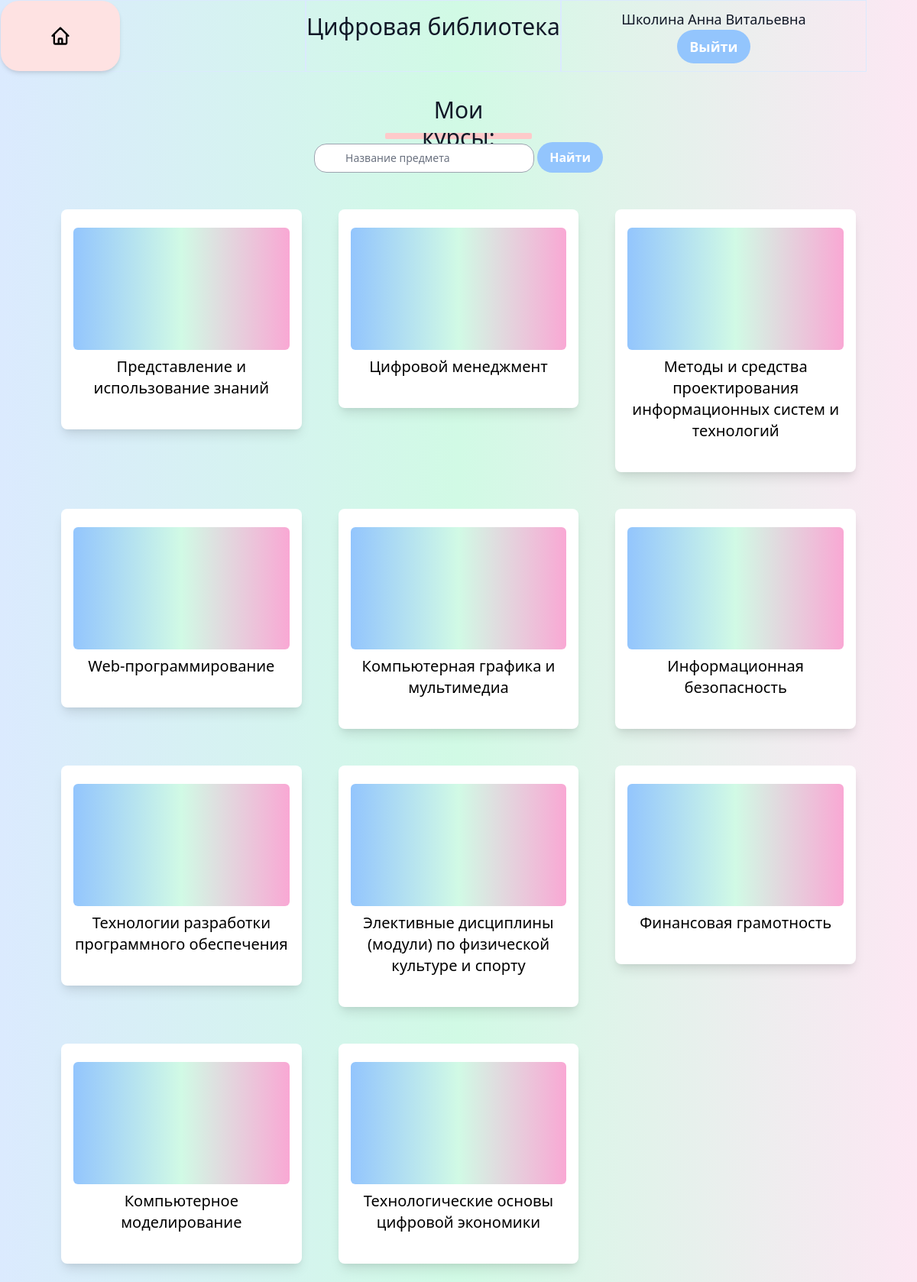
The page /disciplines (signed in) on the database its author committed.
### main/models.py (models this page shows, shortened)
class UserDiscipline(models.Model):
    user = models.ForeignKey(User, on_delete=models.CASCADE)
    discip = models.ForeignKey(Disciplines, on_delete=models.CASCADE)

class Disciplines(models.Model):
    name = models.CharField(max_length=200)
    class Meta:
        verbose_name_plural = 'Disciplines'
    def __str__(self):
        return self.name

### main/views.py (the view)
# urls.py: path('disciplines', views.disciplines, name='disciplines'),
def disciplines(request):
    userid = request.user.id
    discip = UserDiscipline.objects.filter(user=userid)
    return render(request, 'main/disciplines.html', {"discip": discip})

### main/templates/main/disciplines.html (shortened to what this page needs)
<!doctype html>
<html>
<head>
  <link href="https://unpkg.com/tailwindcss@^2/dist/tailwind.min.css" rel="stylesheet">
</head>
<body>
  <header class="flex  bg-gradient-to-r from-blue-100 via-green-100 to-pink-100" >
          <div class="flex items-center border border-blue-100 w-1/3">
               <a href="{% url  'home' %}">
              <div class="
          flex flex-col
          bg-red-100
          shadow-md
          px-2
          sm:px-6
          md:px-8
          lg:px-10
          py-8
          rounded-3xl
          w-30
          max-w-md">
              <button class="pl-6 pr-6">
              </button>
            </div>
               </a>
      </div>
          <div class="border border-blue-100 w-100%">
              <div class="mt-4 w-full  flex items-center  font-medium   text-2xl sm:text-3xl text-gray-900">
           Цифровая библиотека
        </div>
       </div>
          <div class=" border border-blue-100 sm:w-100% md:w-1/3">
              <div class="flex flex-col justify-center items-center h-full align-center w-full items-right font-medium text-lg sm:text-3lg text-gray-900">
                {{ user.last_name }} {{ user.first_name}}
                  <a href="{% url  'logout' %}">
                  <button class="bg-blue-300 hover:bg-blue-600 text-white font-bold py-2 px-4 rounded-full">
                    Выйти
                  </button>
                  </a>
        </div>
      </div>
      </header>
    <main class="flex-grow flex justify-center items-center bg-gradient-to-r from-blue-100 via-green-100 to-pink-100">
        <div class="mx-auto px-4 sm:px-8 py-2 text-center">
          <div class="text-center max-w-lg mx-auto mt-6 ">
            <div class="h-4 text-gray-500 w-40 block mx-auto rounded-sm">
              <div class="flex  items-center jorder text-xl sm:text-3xl text-gray-900">
           Мои курсы:
        </div>
              </div>
            <div class="h-2 text-red-400 w-64 mt-4 block mx-auto rounded-sm"></div>
            <div class="h-2 bg-red-200 w-48 mt-2 block mx-auto rounded-sm"></div>
          </div>
        <div class="flex flex-col mb-6">
              <div class="relative">
                <div
                  class="
                    inline-flex
                    items-center
                    justify-center
                    absolute
                    left-0
                    top-0
                    h-full
                    w-5
                    text-gray-400">
                </div>
                  <form action="{% url 'search_results' %}" method="get">
                <input
                  id="password"
                  name = "q"
                  type="text"
                  class="
                    text-sm
                    placeholder-gray-500
                    pl-10
                    pr-4
                    rounded-2xl
                    border border-gray-400
                    w-72
                    py-2
                    focus:outline-none focus:border-blue-400"
                    placeholder="Название предмета"/>
                  <button type="submit" class="bg-blue-300 hover:bg-blue-600 text-white font-bold py-2 px-4 rounded-full">Найти</button>
                  </form>
              </div>
            </div>
        <div class="grid grid-cols-6 gap-4 items-start mt-8 mx-auto px-8">
    <table>
        {% for dis in discip %}
            <div class="col-span-6 sm:col-span-6 md:col-span-3 lg:col-span-2 xl:col-span-2">
              <div class="bg-white shadow-lg rounded-lg px-4 py-6 mx-4 my-4">
                <div class="mx-auto h-40 bg-gradient-to-r from-blue-300 via-green-100 to-pink-300 rounded-md rounded-md"></div>
                  <a href="#" class="no-underline hover:underline items-center jorder text-xl sm:text-3xl text-gray-900"><a href="{% url 'books' pk=dis.discip.pk %}" class="hover:underline jorder text-lg sm:text-xl">{{ dis.discip }}</a></a>
              </div>
            </div>
        {% endfor %}
    </table>
        </div>
        </div>
    </main>
</body>
</html>

### rows shown on the page
UserDiscipline: discip "Представление и использование знаний"
UserDiscipline: discip "Цифровой менеджмент"
UserDiscipline: discip "Методы и средства проектирования информационных систем и технологий"
UserDiscipline: discip "Web-программирование"
UserDiscipline: discip "Компьютерная графика и мультимедиа"
UserDiscipline: discip "Информационная безопасность"
UserDiscipline: discip "Технологии разработки программного обеспечения"
UserDiscipline: discip "Элективные дисциплины (модули) по физической культуре и спорту"
UserDiscipline: discip "Финансовая грамотность"
UserDiscipline: discip "Компьютерное моделирование"
UserDiscipline: discip "Технологические основы цифровой экономики"

### other values the page prints
{{ user.last_name }} "Школина"
{{ user.first_name }} "Анна Витальевна"
